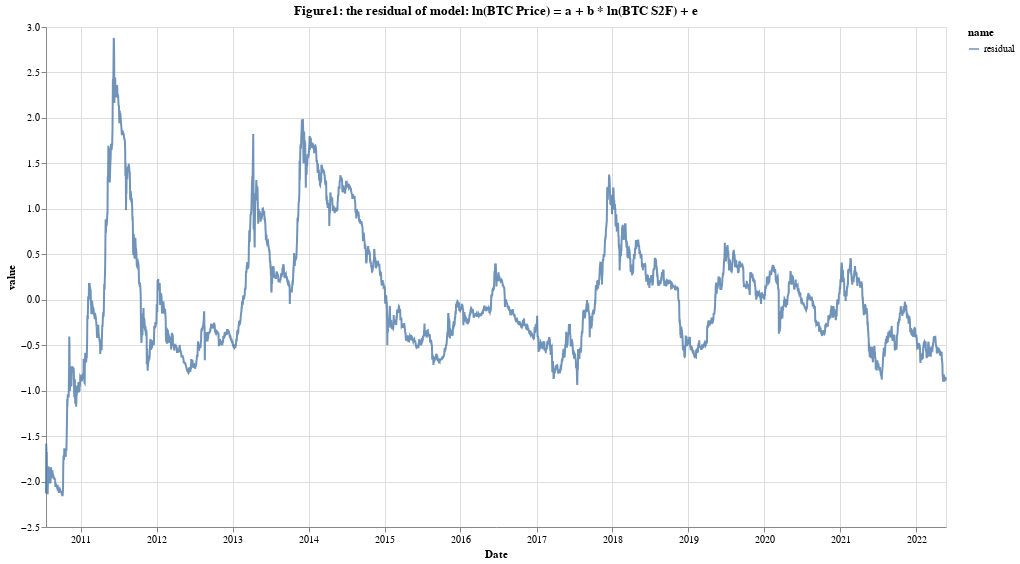

Notebook source saved alongside this figure:
### Code cell
# Figure 2

df = residual_df.copy()
#df['residual'] = df['residual'].cumsum()
alt.Chart(df).transform_fold(
    ['residual'],
    as_ =['name','value']
).mark_line(
    tooltip=alt.TooltipContent('encoding'),
    opacity =0.8
).encode(
    x = 'Date',
    y = alt.Y('value:Q'),
    color = 'name:N',
    strokeDash ='name:N'
).properties(
    title = 'Figure1: the residual of model: ln(BTC Price) = a + b * ln(BTC S2F) + e', 
    width=900,
    height=500
)

### Figure 1 — Vega-Lite specification as saved in the notebook (floating-point values rounded to 4 significant figures; data arrays with more than 128 entries replaced by an {"elided": "..."} marker saying what was removed)
{"config": {"view": {"continuousWidth": 400, "continuousHeight": 300}}, "data": {"name": "data-3f2b90bc76221990ba9caaf37e1306b1"}, "mark": {"type": "line", "opacity": 0.8, "tooltip": {"content": "encoding"}}, "encoding": {"color": {"field": "name", "type": "nominal"}, "strokeDash": {"field": "name", "type": "nominal"}, "x": {"field": "Date", "type": "temporal"}, "y": {"field": "value", "type": "quantitative"}}, "height": 500, "title": "Figure1: the residual of model: ln(BTC Price) = a + b * ln(BTC S2F) + e", "transform": [{"fold": ["residual"], "as": ["name", "value"]}], "width": 900, "$schema": "https://vega.github.io/schema/vega-lite/v4.17.0.json", "datasets": {"data-3f2b90bc76221990ba9caaf37e1306b1": {"elided": "4331 records"}}}
